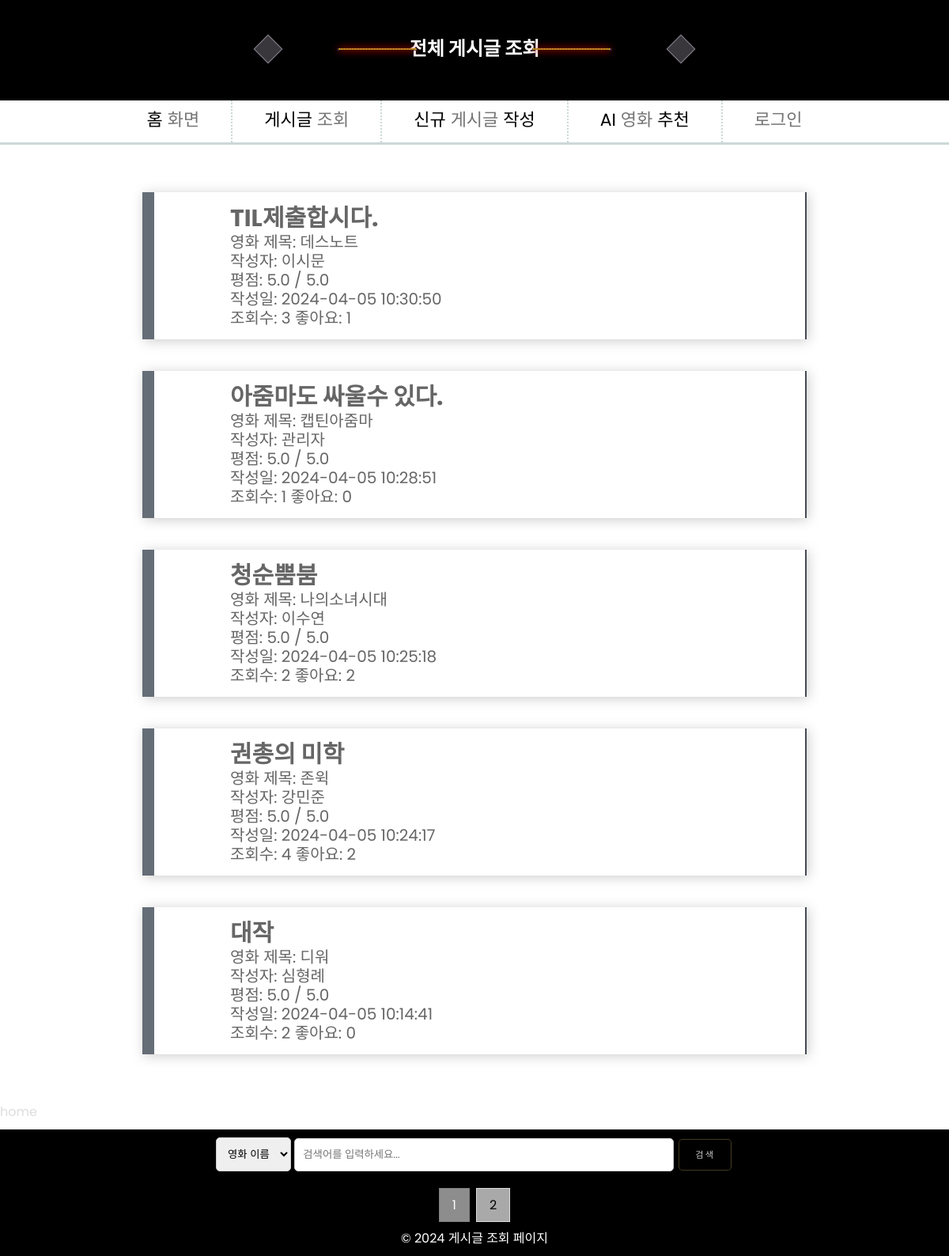
The app's page /전체글조회 with its own data.
### app.py (models this page shows)
class Posting(db.Model):  # 게시글 정보 데이터
    id = db.Column(db.Integer, primary_key=True)
    user_id = db.Column(db.String, nullable=False)
    username = db.Column(db.String, nullable=False)
    movie_title = db.Column(db.String, nullable=False)
    posting_title = db.Column(db.String, nullable=False)
    review = db.Column(db.String, nullable=False)
    grade = db.Column(db.Float, nullable=False)
    date = db.Column(db.DateTime, nullable=False)
    views = db.Column(db.Integer, nullable=False)
    likes = db.Column(db.Integer, nullable=False)

### app.py (the view)
@app.route("/전체글조회", methods=["POST", "GET"])
def 전체글조회():
    if request.method == "POST":
        find = request.form.get("find")
        tag = request.form.get("tag")
        posts = (
            Posting.query.filter(getattr(Posting, tag).like(f"%{find}%"))
            .order_by(desc(Posting.date))
            .all()
        )
        POSTS_PER_PAGE = 30
        page = request.args.get("page", 1, type=int)
        start_index = (page - 1) * POSTS_PER_PAGE
        end_index = start_index + POSTS_PER_PAGE
        displayed_posts = posts[start_index:end_index]
        total_pages = len(posts) // POSTS_PER_PAGE + (len(posts) % POSTS_PER_PAGE > 0)
        return render_template(
            "전체글 조회.html",
            posts=displayed_posts,
            total_pages=total_pages,
            current_page=page,
            login=session.get('user_id'),
        )
    else:
        posts = Posting.query.order_by(desc(Posting.date)).all()
        POSTS_PER_PAGE = 5
        page = request.args.get("page", 1, type=int)
        start_index = (page - 1) * POSTS_PER_PAGE
        end_index = start_index + POSTS_PER_PAGE
        displayed_posts = posts[start_index:end_index]
        total_pages = len(posts) // POSTS_PER_PAGE + (len(posts) % POSTS_PER_PAGE > 0)
        return render_template(
            "전체글 조회.html",
            posts=displayed_posts,
            total_pages=total_pages,
            current_page=page,
            login=session.get('user_id'),
        )

### app.py (called while the page is built)
@app.before_request
def clear_session():
    if not app.config.get('_got_first_request', None):
        session.clear()  # 서버가 시작될 때 세션을 초기화합니다.
        app.config['_got_first_request'] = True

### templates/전체글 조회.html (shortened to what this page needs)
<!DOCTYPE html>
<html lang="en">
<head>
    <link rel="stylesheet" href="{{ url_for('static', filename='style.css') }}">
</head>
<body>
    <div class="container">
        <header>
            <div class="example-5">
                <span class="heading-line--container">
                    <span class="heading-line--left"><span class="animate"></span></span>
                    <h2>전체 게시글 조회</h2>
                    <span class="heading-line--right"><span class="animate"></span></span>
                </span>
            </div>
        </header>
        <nav class="navigation">
            <ul class="menu">
                <li class="menu__item">
                    <a href="/" class="menu__link">
                        <span class="menu__title">
                            <span class="menu__first-word" data-hover="홈">
                                홈
                            </span>
                            <span class="menu__second-word" data-hover="화면">
                                화면
                            </span>
                        </span>
                    </a>
                </li>
                <li class="menu__item">
                    <a href="/전체글조회" class="menu__link">
                        <span class="menu__title">
                            <span class="menu__first-word" data-hover="게시글">
                                게시글
                            </span>
                            <span class="menu__second-word" data-hover="조회">
                                조회
                            </span>
                        </span>
                    </a>
                </li>
                <li class="menu__item">
                    <a href="/게시글작성" class="menu__link">
                        <span class="menu__title">
                            <span class="menu__first-word" data-hover="신규">
                                신규
                            </span>
                            <span class="menu__second-word" data-hover="게시글">
                                게시글
                            </span>
                            <span class="menu__first-word" data-hover="작성">
                                작성
                            </span>
                        </span>
                    </a>
                </li>
                <li class="menu__item">
                    <a href="/AI추천" class="menu__link">
                        <span class="menu__title">
                            <span class="menu__first-word" data-hover="AI">
                                AI
                            </span>
                            <span class="menu__second-word" data-hover="영화">
                                영화
                            </span>
                            <span class="menu__first-word" data-hover="추천">
                                추천
                            </span>
                        </span>
                    </a>
                </li>
                {% if login %}
                <li class="menu__item">
                    <a href="/로그아웃" class="menu__link">
                        <span class="menu__title">
                            <span class="menu__first-word" data-hover="로그">
                                로그
                            </span>
                            <span class="menu__second-word" data-hover="아웃">
                                아웃
                            </span>
                        </span>
                    </a>
                </li>
                {% else %}
                <li class="menu__item">
                    <a href="/로그인화면" class="menu__link">
                        <span class="menu__title">
                            <span class="menu__second-word" data-hover="로그인">
                                로그인
                            </span>
                        </span>
                    </a>
                </li>
                {% endif %}
            </ul>
        </nav>
        <div class="content">
            {% for post in posts %}
            <a href="/게시글조회?post_id={{ post.id }}" style="text-decoration: none; color: inherit; ">
                <blockquote class="default">
                    <h2><span class="Cdefault">{{ post.posting_title }}</span></h2>
                    <p>영화 제목: {{ post.movie_title }}</p>
                    <p>작성자: {{ post.username }}</p>
                    <p>평점: {{ post.grade }} / 5.0</p>
                    <p>작성일: {{ post.date.strftime("%Y-%m-%d %H:%M:%S") }}</p>
                    <p>조회수: {{ post.views }} 좋아요: {{ post.likes }}</p>
                </blockquote>
            </a>
            {% endfor %}
        </div>
        <a href="/" class="scroll-to-top" style="text-decoration: none; color: #ddd;">home</a>
        <footer>
            <div class="container">
                <form method="POST">
                    <div class="search-container">
                        <label>
                            <select class="search-select" name="tag">
                                <option value="movie_title">영화 이름</option>
                            </select>
                        </label>
                        <label>
                            <input type="text" name="find" class="search-box" placeholder="검색어를 입력하세요..." required>
                        </label>
                        <button type="submit" class="btn">검색</button>
                    </div>
                </form>
                <div class="pagination">
                    {% for page_num in range(1, total_pages + 1) %}
                    <a href="?page={{ page_num }}" {% if page_num==current_page %}class="active" {% endif %}>{{ page_num
                        }}</a>
                    {% endfor %}
                </div>
                <p>&copy; 2024 게시글 조회 페이지</p>
            </div>
        </footer>
    </div>
</body>
</html>

### static/style.css (style rules this page uses)
:root { --primary-color: #000000; --secondary-color: #757575; --black: #000000; --white: #ffffff; --gray: #f4f4f4; --gray-2: #757575; --facebook-color: #4267B2; --google-color: #DB4437; --twitter-color: #1DA1F2; --insta-color: #E1306C; }

### records on screen
Posting: posting_title "TIL제출합시다.", movie_title "데스노트", username "이시문", grade "5.0", date "2024-04-05 10:30:50", views "3", likes "1"
Posting: posting_title "아줌마도 싸울수 있다.", movie_title "캡틴아줌마", username "관리자", grade "5.0", date "2024-04-05 10:28:51", views "1", likes "0"
Posting: posting_title "청순뿜붐", movie_title "나의소녀시대", username "이수연", grade "5.0", date "2024-04-05 10:25:18", views "2", likes "2"
Posting: posting_title "권총의 미학", movie_title "존윅", username "강민준", grade "5.0", date "2024-04-05 10:24:17", views "4", likes "2"
Posting: posting_title "대작", movie_title "디워", username "심형례", grade "5.0", date "2024-04-05 10:14:41", views "2", likes "0"

### other values on screen
{{ page_num }} "1" "2"
